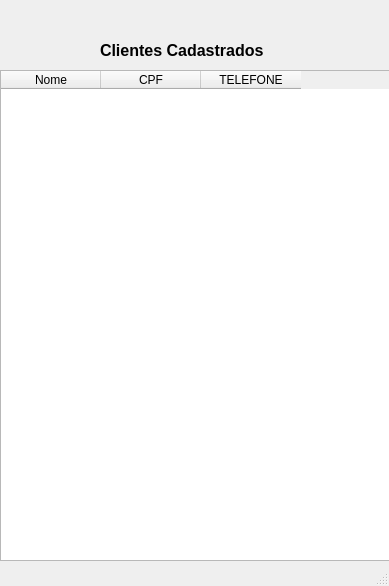
<?xml version="1.0" encoding="UTF-8"?>
<ui version="4.0">
 <class>MainWindow</class>
 <widget class="QMainWindow" name="MainWindow">
  <property name="geometry">
   <rect>
    <x>0</x>
    <y>0</y>
    <width>389</width>
    <height>586</height>
   </rect>
  </property>
  <property name="windowTitle">
   <string>MainWindow</string>
  </property>
  <widget class="QWidget" name="centralwidget">
   <widget class="QLabel" name="label">
    <property name="geometry">
     <rect>
      <x>100</x>
      <y>0</y>
      <width>271</width>
      <height>101</height>
     </rect>
    </property>
    <property name="font">
     <font>
      <pointsize>12</pointsize>
      <weight>75</weight>
      <bold>true</bold>
     </font>
    </property>
    <property name="text">
     <string>Clientes Cadastrados</string>
    </property>
   </widget>
   <widget class="QTableWidget" name="tableWidget">
    <property name="geometry">
     <rect>
      <x>0</x>
      <y>70</y>
      <width>801</width>
      <height>491</height>
     </rect>
    </property>
    <column>
     <property name="text">
      <string>Nome</string>
     </property>
    </column>
    <column>
     <property name="text">
      <string>CPF</string>
     </property>
    </column>
    <column>
     <property name="text">
      <string>TELEFONE</string>
     </property>
    </column>
   </widget>
  </widget>
  <widget class="QStatusBar" name="statusbar"/>
 </widget>
 <resources/>
 <connections/>
</ui>
